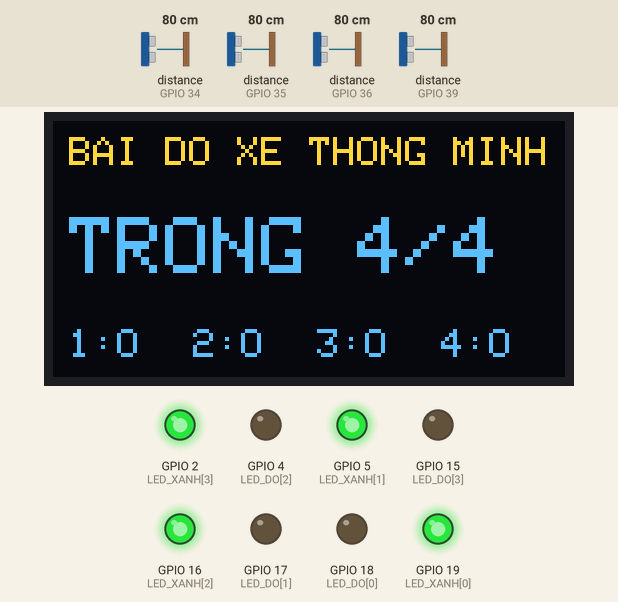
Simulated run of this sketch. Board: ESP32. Parts: 128×64 one-colour display, output pins drawn as LEDs (lit = HIGH). Wiring (inferred from the names in the program): 4 × ultrasonic range finder: trigger GPIO 14, echo GPIO 39 / trigger GPIO 25, echo GPIO 34 / trigger GPIO 26, echo GPIO 35 / trigger GPIO 27, echo GPIO 36. Inputs (shaded band) come from the test bench; at power-on: distance to the obstacle (sensors on GPIO 34, GPIO 35, GPIO 36, GPIO 39) 80 cm. The echo pulse lasts 58.3 µs per cm; the OLED is the two-colour kind (top 16 rows yellow); WiFi joins after 1.5 s; servers stay silent unless stated; a WiFi scan finds three made-up networks; no MQTT or app messages arrive unless stated; pins used as bus, display or sensor lines are not drawn; what the sketch prints to the serial monitor is not drawn.

Above: at 3.3 s.
3.4 s: distance to the obstacle (sensor on GPIO 34) set to 7 cm
5.2 s: distance to the obstacle (sensor on GPIO 34) set to 4 cm
At 5.54 s:
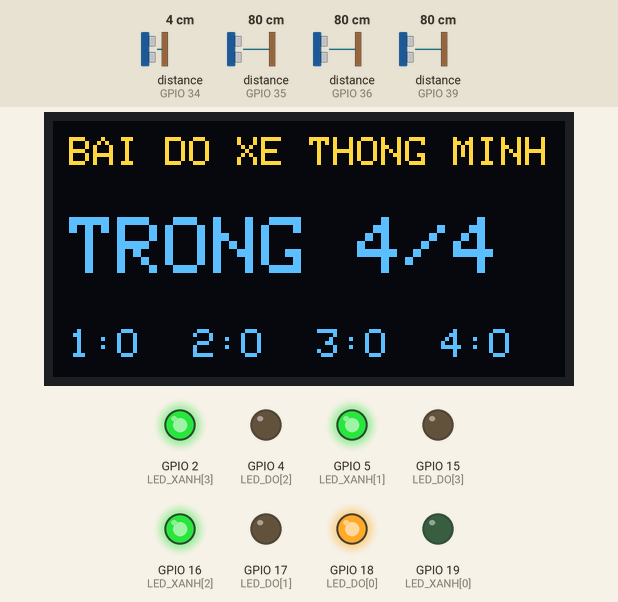
At 6.4 s:
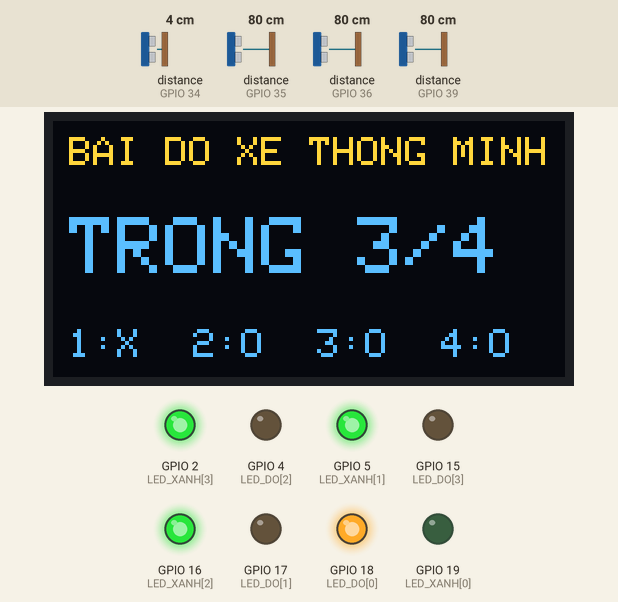
7.1 s: distance to the obstacle (sensor on GPIO 35) set to 7 cm
8.6 s: distance to the obstacle (sensor on GPIO 35) set to 4 cm
At 9.8 s:
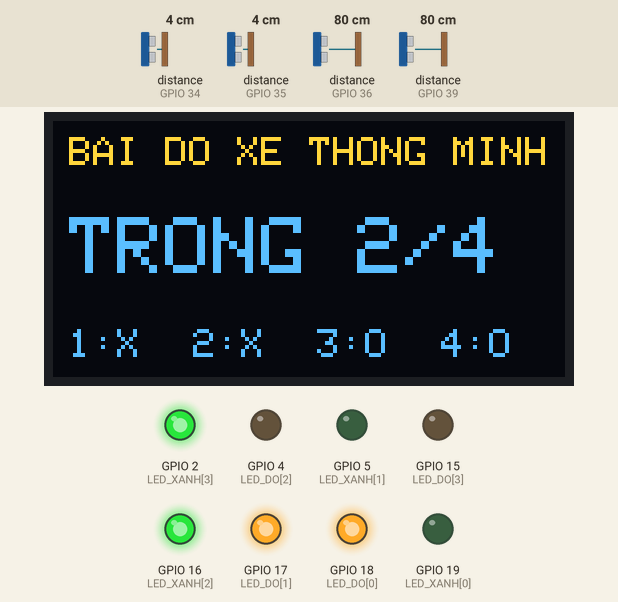
10.4 s: distance to the obstacle (sensor on GPIO 36) set to 7 cm
11.9 s: distance to the obstacle (sensor on GPIO 36) set to 4 cm
At 13.2 s:
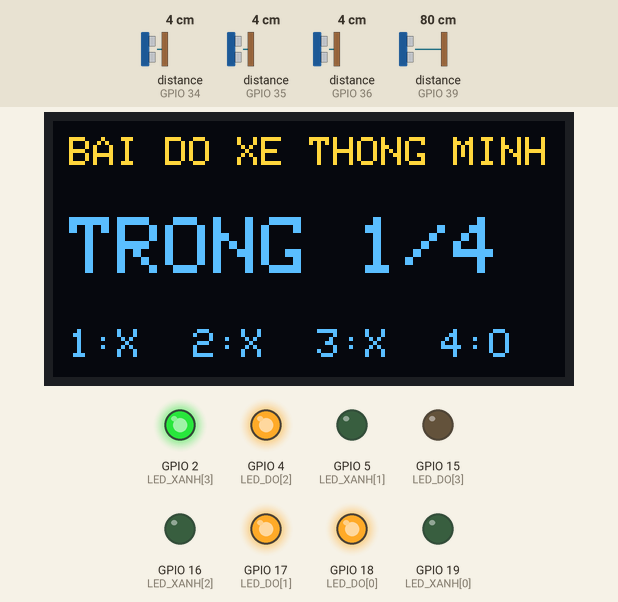
Timing chart, 0 to 14.6 s (numbered marks = the images above; inputs shaded):
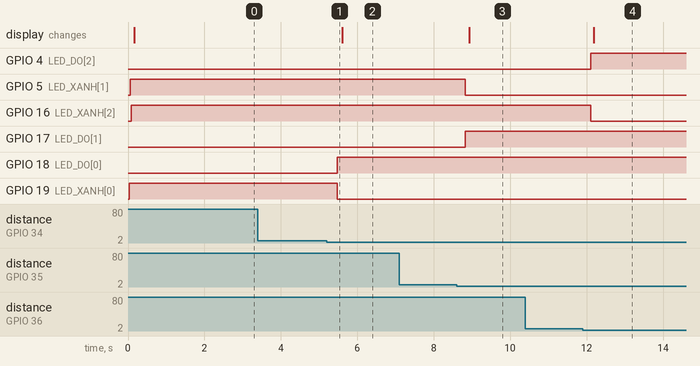

The sketch:

esp32_1_o_do.ino
```cpp
/*
 * ============================================================
 *  ESP32 SỐ 1 - CÁC Ô ĐỖ XE
 *  - 4 cảm biến siêu âm HC-SR04 phát hiện ô có xe / trống
 *  - LED xanh (trống) / đỏ (có xe) cho từng ô
 *  - OLED 128x64 hiển thị số chỗ trống
 *  - (tuỳ chọn) gửi trạng thái lên Raspberry Pi qua MQTT
 *
 *  TỰ KIỂM TRA THIẾT BỊ (gửi lên Pi qua baidoxe/tb/o_do, hiện ở mục "Tình trạng thiết bị"):
 *   - Từng cảm biến siêu âm: chân ECHO không phản hồi => lỗi dây / mất nguồn 5V
 *     (ô có cảm biến lỗi: LED xanh và đỏ nháy luân phiên, OLED hiện "?")
 *   - OLED: không trả lời trên I2C => lỗi dây SDA/SCL / mất nguồn
 *   - ESP32 khởi động lại vì sụt nguồn
 *   - LED: KHÔNG tự đo được -> xem HUONG_DAN_LOI.md
 *
 *  MÔ PHỎNG TRÊN WOKWI: bấm vào cảm biến HC-SR04 khi đang chạy,
 *  kéo thanh trượt khoảng cách xuống dưới 6 cm = có xe trong ô.
 * ============================================================
 */
#include <WiFi.h>
#include <PubSubClient.h>
#include <Wire.h>
#include <Adafruit_GFX.h>
#include <Adafruit_SSD1306.h>
#include <esp_system.h>

// ------------------ CẤU HÌNH ------------------
#define DUNG_MQTT 1          // 1: gửi trạng thái lên máy chủ (laptop hoặc Pi)

// Thông tin WiFi / MQTT: giá trị mặc định ở dưới. Muốn đổi mà KHÔNG bị git pull ghi đè:
// tạo file bi_mat.h cạnh file .ino này (chép từ bi_mat.vi_du.h). File đó không đưa lên GitHub.
#if __has_include("bi_mat.h")
#include "bi_mat.h"
#endif
#ifndef BI_MAT_WIFI_SSID
#define BI_MAT_WIFI_SSID "TonyDev"        // ESP32 chỉ bắt được WiFi 2.4 GHz (không bắt được mạng 5G)
#endif
#ifndef BI_MAT_WIFI_PASS
#define BI_MAT_WIFI_PASS "12345678"
#endif
#ifndef BI_MAT_MQTT_HOST
#define BI_MAT_MQTT_HOST "172.20.10.2"    // IP của Pi (máy chạy Mosquitto) trong mạng WiFi
#endif
#ifndef BI_MAT_MQTT_USER
#define BI_MAT_MQTT_USER ""               // để trống nếu Mosquitto cho phép ẩn danh
#endif
#ifndef BI_MAT_MQTT_PASS
#define BI_MAT_MQTT_PASS ""
#endif
const char* WIFI_SSID = BI_MAT_WIFI_SSID;
const char* WIFI_PASS = BI_MAT_WIFI_PASS;
const char* MQTT_HOST = BI_MAT_MQTT_HOST;
const uint16_t MQTT_PORT = 1883;
const char* MQTT_USER = BI_MAT_MQTT_USER;
const char* MQTT_PASS = BI_MAT_MQTT_PASS;

// ------------------ CHÂN ------------------
const uint8_t SO_O = 4;
const uint8_t TRIG[SO_O]     = {25, 26, 27, 14};
const uint8_t ECHO[SO_O]     = {34, 35, 36, 39};   // 36 = VP, 39 = VN
const uint8_t LED_XANH[SO_O] = {19, 5, 16, 2};     // ô1..ô4 (16 = RX2)
const uint8_t LED_DO[SO_O]   = {18, 17, 4, 15};    // ô1..ô4 (17 = TX2)
// OLED: SDA = 21, SCL = 22

// ------------------ THÔNG SỐ ------------------
const float   NGUONG_CM = 6.0;        // nhỏ hơn => ô có xe
const uint8_t SO_LAN_XAC_NHAN = 3;    // chống nhiễu
const uint8_t SO_LAN_XAC_NHAN_MAT_VONG = 15;  // đang có xe mà mất tiếng dội (999): phải liên tục
                                              // bấy nhiêu lần (~4 giây) mới tính là ô trống
const uint8_t SO_LAN_LOI_SA = 5;      // không phản hồi liên tiếp bấy nhiêu lần => cảm biến lỗi
const uint8_t DIA_CHI_OLED = 0x3C;
const unsigned long KIEM_TRA_MS = 5000;   // bao lâu kiểm tra OLED 1 lần
const unsigned long BAO_CAO_MS  = 30000;  // không có gì đổi vẫn gửi báo cáo định kỳ

Adafruit_SSD1306 oled(128, 64, &Wire, -1);
WiFiClient wifiClient;
PubSubClient mqtt(wifiClient);

bool coXe[SO_O] = {false};
uint8_t dem[SO_O] = {0};
uint8_t saLoi[SO_O] = {0};            // số lần không phản hồi liên tiếp của từng cảm biến
bool oledOk = false;

// Đo khoảng cách (cm).
//   999 = cảm biến chạy nhưng không có vật cản
//   -1  = cảm biến KHÔNG phản hồi (chân ECHO không lên mức cao) => lỏng dây / mất nguồn
float doKhoangCach(uint8_t trig, uint8_t echo) {
  unsigned long t0 = micros();
  while (digitalRead(echo) == HIGH) {          // chờ lần đo trước kết thúc hẳn
    if (micros() - t0 > 60000UL) return 999;
  }
  digitalWrite(trig, LOW);
  delayMicroseconds(2);
  digitalWrite(trig, HIGH);
  delayMicroseconds(10);
  digitalWrite(trig, LOW);
  t0 = micros();
  while (digitalRead(echo) == LOW) {           // HC-SR04 luôn kéo ECHO lên cao sau khi phát
    if (micros() - t0 > 10000UL) return -1;
  }
  unsigned long t1 = micros();
  while (digitalRead(echo) == HIGH) {
    if (micros() - t1 > 30000UL) return 999;
  }
  return (micros() - t1) / 58.0;
}

bool saOk(uint8_t i) {
  return saLoi[i] < SO_LAN_LOI_SA;
}

// OLED có trả lời trên I2C không
bool kiemTraOLED() {
  Wire.beginTransmission(DIA_CHI_OLED);
  return Wire.endTransmission() == 0;
}

const char* lyDoKhoiDong() {
  switch (esp_reset_reason()) {
    case ESP_RST_POWERON:  return "bat_nguon";
    case ESP_RST_BROWNOUT: return "sut_nguon";
    case ESP_RST_PANIC:    return "loi_chuong_trinh";
    case ESP_RST_INT_WDT:
    case ESP_RST_TASK_WDT:
    case ESP_RST_WDT:      return "bi_treo";
    case ESP_RST_SW:       return "khoi_dong_lai";
    case ESP_RST_EXT:      return "nut_reset";
    default:               return "khac";
  }
}

uint8_t demTrong() {
  uint8_t n = 0;
  for (uint8_t i = 0; i < SO_O; i++) if (!coXe[i]) n++;
  return n;
}

void capNhatLED(uint8_t i) {
  digitalWrite(LED_XANH[i], coXe[i] ? LOW : HIGH);
  digitalWrite(LED_DO[i],   coXe[i] ? HIGH : LOW);
}

// Ô có cảm biến lỗi: LED xanh và đỏ nháy luân phiên để nhìn là biết ô nào hỏng
void nhayLEDLoi() {
  bool pha = (millis() / 400) % 2;
  for (uint8_t i = 0; i < SO_O; i++) {
    if (saOk(i)) continue;
    digitalWrite(LED_XANH[i], pha ? HIGH : LOW);
    digitalWrite(LED_DO[i],   pha ? LOW : HIGH);
  }
}

void veOLED() {
  if (!oledOk) return;
  uint8_t trong = demTrong();
  oled.clearDisplay();
  oled.setTextColor(SSD1306_WHITE);

  oled.setTextSize(1);
  oled.setCursor(4, 4);
  oled.print("BAI DO XE THONG MINH");

  oled.setTextSize(2);
  oled.setCursor(4, 24);
  if (trong == 0) {
    oled.print("HET CHO!");
  } else {
    oled.print("TRONG ");
    oled.print(trong);
    oled.print("/");
    oled.print(SO_O);
  }

  oled.setTextSize(1);
  for (uint8_t i = 0; i < SO_O; i++) {
    oled.setCursor(4 + i * 31, 52);
    oled.print(i + 1);
    oled.print(!saOk(i) ? ":?" : coXe[i] ? ":X" : ":O");
  }
  oled.display();
}

void inKetQuaKiemTra() {
  for (uint8_t i = 0; i < SO_O; i++)
    Serial.printf("O %u - sieu am: %s\n", i + 1,
                  saOk(i) ? "OK" : "LOI - ECHO khong phan hoi, kiem tra day TRIG/ECHO va nguon 5V");
  Serial.printf("OLED: %s\n", oledOk ? "OK" : "LOI - khong thay o dia chi 0x3C, kiem tra day SDA(21)/SCL(22)/nguon");
}

// ------------------ MQTT ------------------
void guiTrangThai() {
#if DUNG_MQTT
  if (!mqtt.connected()) return;   // kết nối lại sẽ gửi toàn bộ trạng thái
  char topic[24];
  for (uint8_t i = 0; i < SO_O; i++) {
    snprintf(topic, sizeof(topic), "baidoxe/o/%u", i + 1);
    mqtt.publish(topic, coXe[i] ? "1" : "0", true);   // retain: trạng thái
  }
  char so[4];
  snprintf(so, sizeof(so), "%u", demTrong());
  mqtt.publish("baidoxe/trong", so, true);
#endif
}

// Báo cáo tình trạng thiết bị lên Pi (retain: Pi khởi động sau vẫn nhận được)
void guiBaoCao() {
#if DUNG_MQTT
  if (!mqtt.connected()) return;
  char buf[200];
  snprintf(buf, sizeof(buf),
           "{\"sa1\":%d,\"sa2\":%d,\"sa3\":%d,\"sa4\":%d,\"oled\":%d,\"reset\":\"%s\",\"uptime\":%lu,\"rssi\":%d}",
           saOk(0), saOk(1), saOk(2), saOk(3), oledOk, lyDoKhoiDong(), millis() / 1000, (int)WiFi.RSSI());
  mqtt.publish("baidoxe/tb/o_do", buf, true);
#endif
}

#if DUNG_MQTT
unsigned long lanThuCuoi = 0;
unsigned long lanBaoWifi = 0;
unsigned long matWifiLuc = 0;   // lúc bắt đầu mất WiFi (0 = đang có WiFi)
bool daBaoIP = false;

// Liệt kê các mạng WiFi ESP32 nhìn thấy (chỉ thấy mạng 2.4 GHz)
void quetWifi() {
  Serial.println("Dang quet WiFi...");
  int n = WiFi.scanNetworks();
  bool thay = false;
  for (int i = 0; i < n; i++) {
    bool la = WiFi.SSID(i) == WIFI_SSID;
    thay |= la;
    Serial.printf("  %-28s  song %d dBm %s\n", WiFi.SSID(i).c_str(), WiFi.RSSI(i), la ? "<-- mang can ket noi" : "");
  }
  if (!thay) Serial.printf("KHONG thay mang \"%s\": sai ten, hoac dang phat 5GHz (iPhone: bat 'Toi da hoa tinh tuong thich')\n", WIFI_SSID);
}

void giuKetNoi() {
  if (WiFi.status() != WL_CONNECTED) {
    daBaoIP = false;
    // Mạng chập chờn: ESP32 đôi khi không tự vào lại WiFi -> cứ 15 giây chủ động kết nối lại
    if (matWifiLuc == 0) matWifiLuc = millis();
    if (millis() - matWifiLuc > 15000) {
      Serial.println("WiFi: mat ket noi qua 15 giay, thu ket noi lai");
      WiFi.disconnect();
      WiFi.begin(WIFI_SSID, WIFI_PASS);
      matWifiLuc = millis();
    }
    if (millis() - lanBaoWifi > 5000) {
      lanBaoWifi = millis();
      int s = WiFi.status();
      Serial.printf("WiFi: chua ket noi (ma %d) %s\n", s,
                    s == WL_NO_SSID_AVAIL ? "- khong thay mang" :
                    s == WL_CONNECT_FAILED ? "- sai mat khau?" : "- dang thu...");
    }
    return;
  }
  matWifiLuc = 0;
  if (!daBaoIP) {
    daBaoIP = true;
    Serial.printf("WiFi: da ket noi, IP ESP32 = %s, may chu = %s\n", WiFi.localIP().toString().c_str(), MQTT_HOST);
  }
  if (mqtt.connected()) { mqtt.loop(); return; }
  if (millis() - lanThuCuoi < 3000) return;
  lanThuCuoi = millis();
  // "Di chúc" (LWT): ESP32 mất điện / rớt mạng thì broker tự báo baidoxe/tb/o_do/online = 0
  bool ok = strlen(MQTT_USER)
              ? mqtt.connect("esp32-o-do", MQTT_USER, MQTT_PASS, "baidoxe/tb/o_do/online", 0, true, "0")
              : mqtt.connect("esp32-o-do", "baidoxe/tb/o_do/online", 0, true, "0");
  if (ok) {
    Serial.println("MQTT: da ket noi");
    mqtt.publish("baidoxe/tb/o_do/online", "1", true);
    guiTrangThai();
    guiBaoCao();
  } else {
    Serial.printf("MQTT: loi ket noi (%d), thu lai sau 3s\n", mqtt.state());
  }
}
#endif

// Kiểm tra OLED định kỳ (cắm lại dây thì tự bật lại) + gửi báo cáo định kỳ
void kiemTraDinhKy() {
  static unsigned long lanKiemTra = 0, lanBaoCao = 0;
  if (millis() - lanKiemTra < KIEM_TRA_MS) return;
  lanKiemTra = millis();

  bool co = kiemTraOLED();
  bool thayDoi = false;
  if (co && !oledOk) {
    oledOk = oled.begin(SSD1306_SWITCHCAPVCC, DIA_CHI_OLED);
    veOLED();
    thayDoi = true;
  } else if (!co && oledOk) {
    oledOk = false;
    thayDoi = true;
  }
  if (thayDoi) inKetQuaKiemTra();
  if (thayDoi || millis() - lanBaoCao > BAO_CAO_MS) {
    lanBaoCao = millis();
    guiBaoCao();
  }
}

// ------------------ SETUP & LOOP ------------------
void setup() {
  Serial.begin(115200);
  for (uint8_t i = 0; i < SO_O; i++) {
    pinMode(TRIG[i], OUTPUT);
    pinMode(ECHO[i], INPUT);
    pinMode(LED_XANH[i], OUTPUT);
    pinMode(LED_DO[i], OUTPUT);
  }

  Serial.printf("Ly do khoi dong: %s\n", lyDoKhoiDong());
  if (esp_reset_reason() == ESP_RST_BROWNOUT)
    Serial.println("CANH BAO: ESP32 vua khoi dong lai vi SUT NGUON - kiem tra nguon cap");

  Wire.begin(21, 22);
  oledOk = kiemTraOLED() && oled.begin(SSD1306_SWITCHCAPVCC, DIA_CHI_OLED);

  // Đọc trạng thái ban đầu + tự kiểm tra từng cảm biến
  for (uint8_t i = 0; i < SO_O; i++) {
    float d = 999;
    for (uint8_t lan = 0; lan < SO_LAN_LOI_SA; lan++) {
      d = doKhoangCach(TRIG[i], ECHO[i]);
      if (d >= 0) { saLoi[i] = 0; break; }
      saLoi[i]++;
      delay(20);
    }
    coXe[i] = d >= 0 && d < NGUONG_CM;
    capNhatLED(i);
    delay(20);
  }
  veOLED();
  inKetQuaKiemTra();
  Serial.println("ESP32 O DO: san sang");

#if DUNG_MQTT
  WiFi.mode(WIFI_STA);
  quetWifi();
  WiFi.begin(WIFI_SSID, WIFI_PASS);
  mqtt.setServer(MQTT_HOST, MQTT_PORT);
  mqtt.setBufferSize(512);
#endif
}

void loop() {
#if DUNG_MQTT
  giuKetNoi();
#endif

  bool thayDoi = false, doiTinhTrang = false;
  for (uint8_t i = 0; i < SO_O; i++) {
    float d = doKhoangCach(TRIG[i], ECHO[i]);
    bool cuOk = saOk(i);

    if (d < 0) {                           // cảm biến không phản hồi: giữ nguyên trạng thái ô
      if (saLoi[i] < 255) saLoi[i]++;
      dem[i] = 0;
    } else {
      saLoi[i] = 0;
      bool doc = d < NGUONG_CM;
      // Mất tiếng dội (999) khi ô đang có xe: có thể do thân xe làm lệch sóng chứ chưa chắc xe đã đi
      // -> phải mất liên tục lâu hơn mới tính là trống (đo được khoảng cách thật thì 3 lần là đủ)
      uint8_t canDem = (d >= 999 && coXe[i]) ? SO_LAN_XAC_NHAN_MAT_VONG : SO_LAN_XAC_NHAN;
      if (doc != coXe[i]) {
        if (++dem[i] >= canDem) {            // đọc giống nhau đủ số lần mới đổi
          coXe[i] = doc;
          dem[i] = 0;
          thayDoi = true;
          Serial.printf("O %u: %s (%.1f cm)\n", i + 1, coXe[i] ? "CO XE" : "TRONG", d);
        }
      } else {
        dem[i] = 0;
      }
    }

    if (cuOk != saOk(i)) {
      doiTinhTrang = true;
      Serial.printf("O %u - sieu am: %s\n", i + 1, saOk(i) ? "da binh thuong lai" : "LOI - khong phan hoi");
    }
    if (saOk(i) && (thayDoi || cuOk != saOk(i))) capNhatLED(i);
    delay(20);   // tránh nhiễu sóng giữa các cảm biến
  }
  nhayLEDLoi();

  if (thayDoi || doiTinhTrang) veOLED();
  if (thayDoi) guiTrangThai();
  if (doiTinhTrang) guiBaoCao();
  kiemTraDinhKy();
}
```

Measured:
- the behaviour switches between 6 and 5 cm on distance to the obstacle (sensor on GPIO 34) (found by bisection; images 0 and 1)
- the behaviour switches between 6 and 5 cm on distance to the obstacle (sensor on GPIO 35) (found by bisection; images 2 and 3)
- the behaviour switches between 6 and 5 cm on distance to the obstacle (sensor on GPIO 36) (found by bisection; images 3 and 4)
- after the input at 3.4 s, every drawn part: stays the same
- after the input at 5.2 s, GPIO 18 (LED_DO[0]): LOW → HIGH after 0.28 s; GPIO 19 (LED_XANH[0]): HIGH → LOW after 0.28 s
- after the input at 7.1 s, every drawn part: stays the same
- after the input at 8.6 s, GPIO 5 (LED_XANH[1]): HIGH → LOW after 0.23 s; GPIO 17 (LED_DO[1]): LOW → HIGH after 0.23 s; the display: changes after 0.33 s (image 3)
- after the input at 10.4 s, every drawn part: stays the same
- after the input at 11.9 s, GPIO 4 (LED_DO[2]): LOW → HIGH after 0.21 s; GPIO 16 (LED_XANH[2]): HIGH → LOW after 0.21 s; the display: changes after 0.28 s (image 4)
